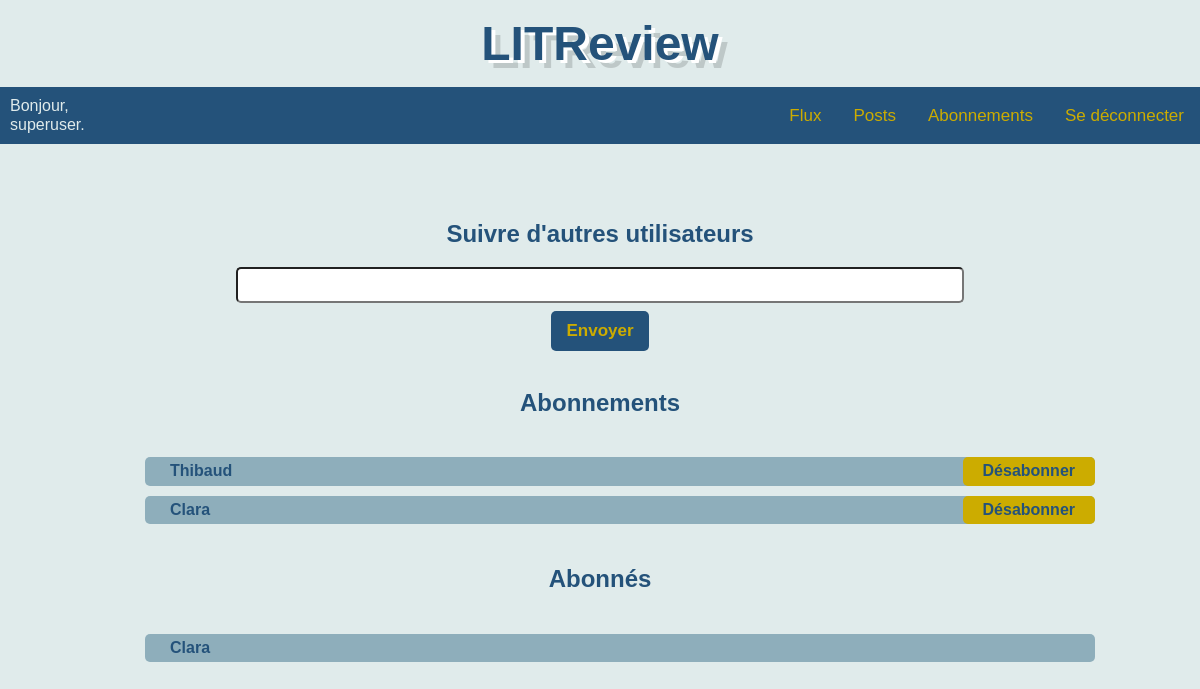
The app's page /follows/ (signed in) with its own data.
### authentication/models.py (models this page shows)
class User(AbstractUser):
    pass

### follows/models.py (models this page shows, shortened)
class UserFollows(models.Model):
    user = models.ForeignKey(to=settings.AUTH_USER_MODEL,
                             on_delete=models.CASCADE,
                             related_name='following')
    followed_user = models.ForeignKey(to=settings.AUTH_USER_MODEL,
                                      on_delete=models.CASCADE,
                                      related_name='followed_by')
    class Meta:
        unique_together = ['user', 'followed_user']

### follows/views.py (the view, shortened to what this page needs)
# urls.py: path('', flux, name='index'),
@login_required
def index(request):
    form = FollowForm()
    follows = UserFollows.objects.filter(user=request.user)
    followed_by = UserFollows.objects.filter(followed_user=request.user)
    message = ''
    return render(request,
                  'follows/index.html',
                  {'follows': follows,
                   'followed_by': followed_by,
                   'form': form,
                   'message': message,
                   })

### follows/forms.py
class FollowForm(forms.Form):
    followed_user = forms.CharField(label='')

### follows/templates/follows/index.html (shortened to what this page needs)
{% extends 'base.html' %}
{% block content %}
<div class="form">
    <h2>Suivre d'autres utilisateurs</h2>
    <form action="" method="post">
        {{ form }}
        <input class="button" type="submit" value="Envoyer">
    </form>
</div>
<div class="form">
    <h2>Abonnements</h2>
    <ul class="form__listing">
    {% for follow in follows %}
        <li class="form__listing--item">
            <div class="left">
                {{ follow.followed_user }}
            </div>
            <div class="right">
                <a href="{% url 'unfollow' follow.id %}">Désabonner</a>
            </div>
        </li>
    {% endfor %}
    </ul>
</div>
<div class="form">
    <h2>Abonnés</h2>
    <ul class="form__listing">
    {% for follow in followed_by %}
        <li class="form__listing--item">
            <div class="left">
                {{ follow.user }}
            </div>
        </li>
    {% endfor %}
    </ul>
</div>
{% endblock %}

### templates/base.html (shortened to what this page needs)
{% load static %}
<!DOCTYPE html>
<html lang="fr">
<head>
    <link rel="stylesheet" href="https://cdnjs.cloudflare.com/ajax/libs/normalize/8.0.1/normalize.min.css">
    <link rel="stylesheet" type="text/css" href="{% static 'css/style.css' %}">
</head>
<body>
    <header id="header">
        <h1>LITReview</h1>
        <nav class="nav">
            {% if user.is_authenticated %}
                <p class="nav__item">Bonjour, <br> {{ request.user }}.</p>
                <ul class="nav__item--right">
                    <li><a href="{% url 'index' %}">Flux</a></li>
                    <li><a href="{% url 'posts' %}">Posts</a></li>
                    <li><a href="{% url 'follows' %}">Abonnements</a></li>
                    <li><a href="{% url 'logout' %}">Se déconnecter</a></li>
                </ul>
            {% endif %}
        </nav>
    </header>
    <div class="body__content">
{% block content %}
{% endblock %}
    </div>
</body>
</html>

### static/css/style.css (style rules this page uses)
body { background-color: #e0ebeb; font-family: "Gill Sans", "Gill Sans MT", Calibri, "Trebuchet MS", sans-serif; }
.body__content { margin-top: 200px; }
h1 { color: #24527a; text-align: center; }
.button { background-color: #24527a; border: 0; color: #ccac00; font-size: 17px; font-weight: 800; font-style: normal; text-decoration: none; padding: 10px 15px; border-radius: 5px; display: inline-block; margin: 0.5rem; }
.form { align-items: center; display: flex; flex-direction: column; justify-content: center; }
.form > h2 { color: #24527a; }
.form > form { align-items: center; display: flex; flex-direction: column; justify-content: center; width: 60%; }
.form > form > #id_followed_user { width: 100%; height: 30px; border-radius: 5px; }
.form__listing { list-style: none; width: 80%; display: flex; flex-direction: column; }
.form__listing--item { border-radius: 5px; background-color: #8eaebb; margin: 5px; padding-left: 20px; display: flex; flex-direction: row; justify-content: space-between; }
.form__listing--item .left { padding: 5px; color: #24527a; font-weight: 600; }
.form__listing--item .right { padding: 5px 20px; border-radius: 5px; background-color: #ccac00; }
.form__listing--item .right > a { text-decoration: none; font-weight: bold; color: #24527a; }
.nav { align-items: center; display: flex; justify-content: center; overflow: hidden; background-color: #24527a; }
.nav__item { margin: 10px; margin-right: 0.25rem; color: #e0ebeb; }
.nav__item--right { align-items: center; display: flex; flex-direction: row; list-style-type: none; margin: 0; margin-left: auto; margin-right: 0; }
.nav__item--right a { float: left; color: #ccac00; text-align: center; padding: 14px 16px; text-decoration: none; font-size: 17px; }
#header { overflow: hidden; position: fixed; top: 0; width: 100%; background-color: #e0ebeb; }
#header > h1 { font-size: 3em; display: flex; justify-content: center; margin: 1rem auto; color: #24527a; text-shadow: 4px 3px 0px #fff, 9px 8px 0px rgba(0, 0, 0, 0.15); }

### records on screen
User: user "superuser"
UserFollows: followed_user "Thibaud"
UserFollows: followed_user "Clara"
UserFollows: user "Clara"
